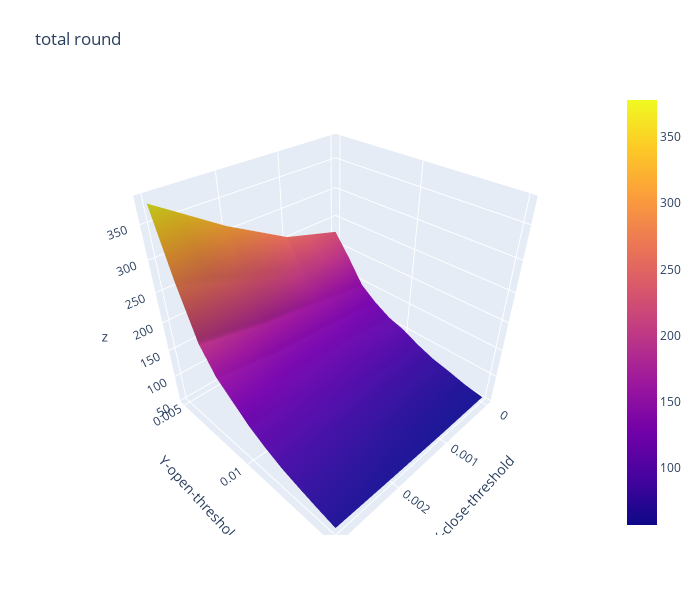

The code cell stored with this chart in its notebook:
### Code cell
import plotly.graph_objects as go

x_data = df_total_round.columns.to_list() # close threshold

y_data = df_total_round.index.to_list() # open threshold

z_data = df_total_round.copy(deep=True) # win rate

fig = go.Figure(data=[go.Surface(z=z_data.values,x=x_data,y=y_data)])

fig.update_layout(title="total round", # 标题
                  autosize=False,  # 尺度自动缩放
                  width=700,  # 长宽
                  height=600,
                  margin=dict(l=65,r=50,b=65,t=90),  # 4个位置的距离
                  scene=dict(xaxis_title='X-close-threshold',yaxis_title='Y-open-threshold')
                 )

fig.show()

### Figure 1 — Plotly figure (JSON) as saved in the notebook; plotly's stock layout.template omitted (floating-point values rounded to 4 significant figures)
{"data": [{"type": "surface", "x": [0, 0.001, 0.002, 0.003], "y": [0.005, 0.006, 0.007, 0.008, 0.009, 0.01, 0.011, 0.012, 0.013, 0.014, 0.015], "z": [[226, 255, 311, 378], [189, 207, 240, 279], [148, 161, 176, 199], [127, 136, 143, 159], [111, 119, 124, 137], [102, 105, 109, 115], [88, 90, 94, 99], [77, 79, 82, 86], [70, 71, 74, 77], [62, 63, 66, 69], [57, 57, 59, 62]]}], "layout": {"autosize": false, "height": 600, "margin": {"b": 65, "l": 65, "r": 50, "t": 90}, "scene": {"xaxis": {"title": {"text": "X-close-threshold"}}, "yaxis": {"title": {"text": "Y-open-threshold"}}}, "title": {"text": "total round"}, "width": 700}}
